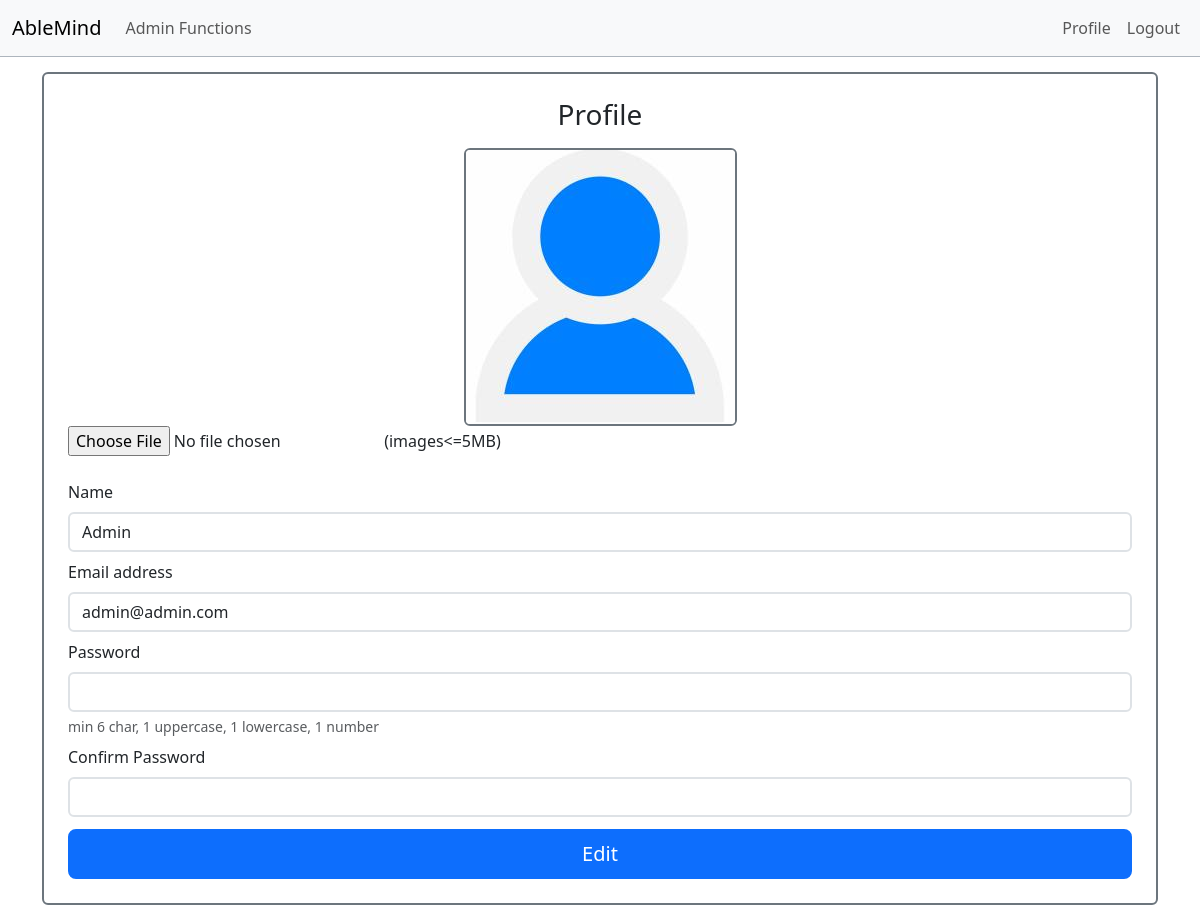
The app's page /profile.php (signed in) with its own data.
### tables this page shows
CREATE TABLE `users` (
  `id` int(11) NOT NULL,
  `name` varchar(200) NOT NULL,
  `email` varchar(100) NOT NULL,
  `password` varchar(200) NOT NULL,
  `role` varchar(10) NOT NULL DEFAULT 'member',
  `profile_pic` varchar(250) NOT NULL DEFAULT 'default.jpg',
  `userStatus` varchar(10) NOT NULL DEFAULT 'active'
);

### profile.php (the view, shortened to what this page needs)
<?php
$sid = $_SESSION['userId'];
try {
  require('project_connection.php');
  $userResult = $db->prepare("SELECT * FROM users WHERE id= :id");
  $userResult->bindParam(':id', $sid);
  $userResult->execute();
  $userRow = $userResult->fetch();
  $name = $userRow['name'];
  $email = $userRow['email'];
  $profile_pic = $userRow['profile_pic'];
} catch (PDOException $e) {
  echo "<script>alert('Error " . $e->getMessage() . "\\nPlease refresh');</script>";
}
?>
<!doctype html>
<html lang="en">
<head>
  <link href="./assets/dist/css/bootstrap.min.css" rel="stylesheet">
</head>
<body>
  <?php
  if ($_SESSION['userType'] == "member")
    require('navbar_member.php');
  else if ($_SESSION['userType'] == "admin")
    require('navbar_admin.php');
  ?>
  <br /><br /> <br />
  <div class="container">
    <main class="form-signin w-100 m-auto">
      <div class="border border-secondary border-2 rounded">
        <form id='profileForm' onSubmit="return checkeditedInputs();" action='updateProfile.php' method='post' class="m-4" enctype="multipart/form-data">
          <h1 class="h3 mb-3 fw-normal text-center">Profile</h1>
          <div class="mx-auto text-center">
            <img src='./uploadedimages/<?php echo $profile_pic; ?>' class='profile-pic img-fluid border border-secondary border-2 rounded profile-picSizeOverride' alt='profilepic'>
          </div>
          <input type="file" name="picfile" id='fileUpload' /><span> (images<=5MB) </span><br><br>
              <div class="mb-2">
                <label for="name" class="form-label">Name</label>
                <input class='form-control' type='text' name='name' id="name" placeholder="maximum 50 characters" onkeyup="checkFN(this.value, 'name_msg')" size='50' value='<?php echo htmlspecialchars("$name"); ?>' required><span id='name_msg'></span>
              </div>
              <div class="mb-2">
                <label for="exampleInputEmail1" class="form-label">Email address</label>
                <input type="email" class="form-control" name="email" value='<?php echo htmlspecialchars("$email"); ?>' id="exampleInputEmail1" placeholder="name@petshop.com" size='20' readonly>
              </div>
              <div class="mb-2">
                <label for="exampleInputPassword1" class="form-label">Password</label>
                <input type="password" class="form-control" id="exampleInputPassword1" name='password' onkeyup="checkPWD(this.value)">
                <div id="profile_pwd_msg" class="form-text">min 6 char, 1 uppercase, 1 lowercase, 1 number</div>
              </div>
              <div>
                <label for="exampleInputPassword2" class="form-label">Confirm Password</label>
                <input type="password" class="form-control" id="exampleInputPassword2" name='cnfm_password' onkeyup="confirmPWD(this.value)">
              </div>
              <input class="w-100 btn btn-lg btn-primary mt-2" type='submit' name='edit_user' value='Edit'>
        </form>
      </div>
    </main>
  </div>
</body>
</html>

### profile.php (style rules this page uses)
.form-control { font-size: 18px; font-weight: bolder; }
.form-control::placeholder { font-weight: 20; }
.profile-picSizeOverride { max-width: 300px !important; max-height: 300px !important; }

### records on screen
users: profile_pic (placeholder picture), name "Admin", email "admin@admin.com"
